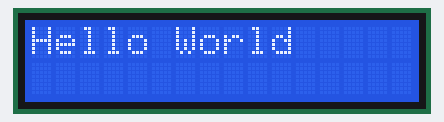
Bench run of a sketch on a simulated Arduino Uno, built with avr-gcc and run on an emulated ATmega328P. Parts: 16×2 character LCD.

Above: at 0.1 s.
At 1.1 s:
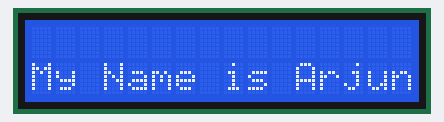

Measured:
- what the display in image 1 shows lasts 1.0 s, from 1.1 s to 2.1 s

The sketch:

Lesson_48_-_Connecting_and_Using_an_LCD_Display.ino
```cpp
//We are Learning how to use and LCD Display
//Starting Libraries
#include <LiquidCrystal.h>
int RS = 7;
int EN = 8;
int D4 = 9;
int D5 = 10;
int D6 = 11;
int D7 = 12;
int DELAY = 1000;
String MESSAGE = "Hello World";
String NAME = "My Name is Arjun";
//Assigning LCD Variable
//We have to also tell the LCD Library in the Arduino how we connected the LCD so it knows what to do with each pin
LiquidCrystal LCD(RS, EN, D4, D5, D6, D7);


void setup() {
  //Starting LCD
  //We have to tell Arduino what kind of LCD we are working with
  //Our LCD has 16 Columns with 2 Rows
  LCD.begin(16, 2);

  //Starting Serial Monitor
  Serial.begin(9600);
}


void loop() {
  //We have to tell Arduino where to set the cursor
  LCD.setCursor (0, 0);

  //Printing Message on LCD
  LCD.print(MESSAGE);
  delay(DELAY);

  //Clearing Message on LCD
  LCD.clear();

  //Printing Name on LCD
  LCD.setCursor(0, 1);
  LCD.print(NAME);
  delay(DELAY);

  //Clearing Name on LCD
  LCD.clear();
}
```
